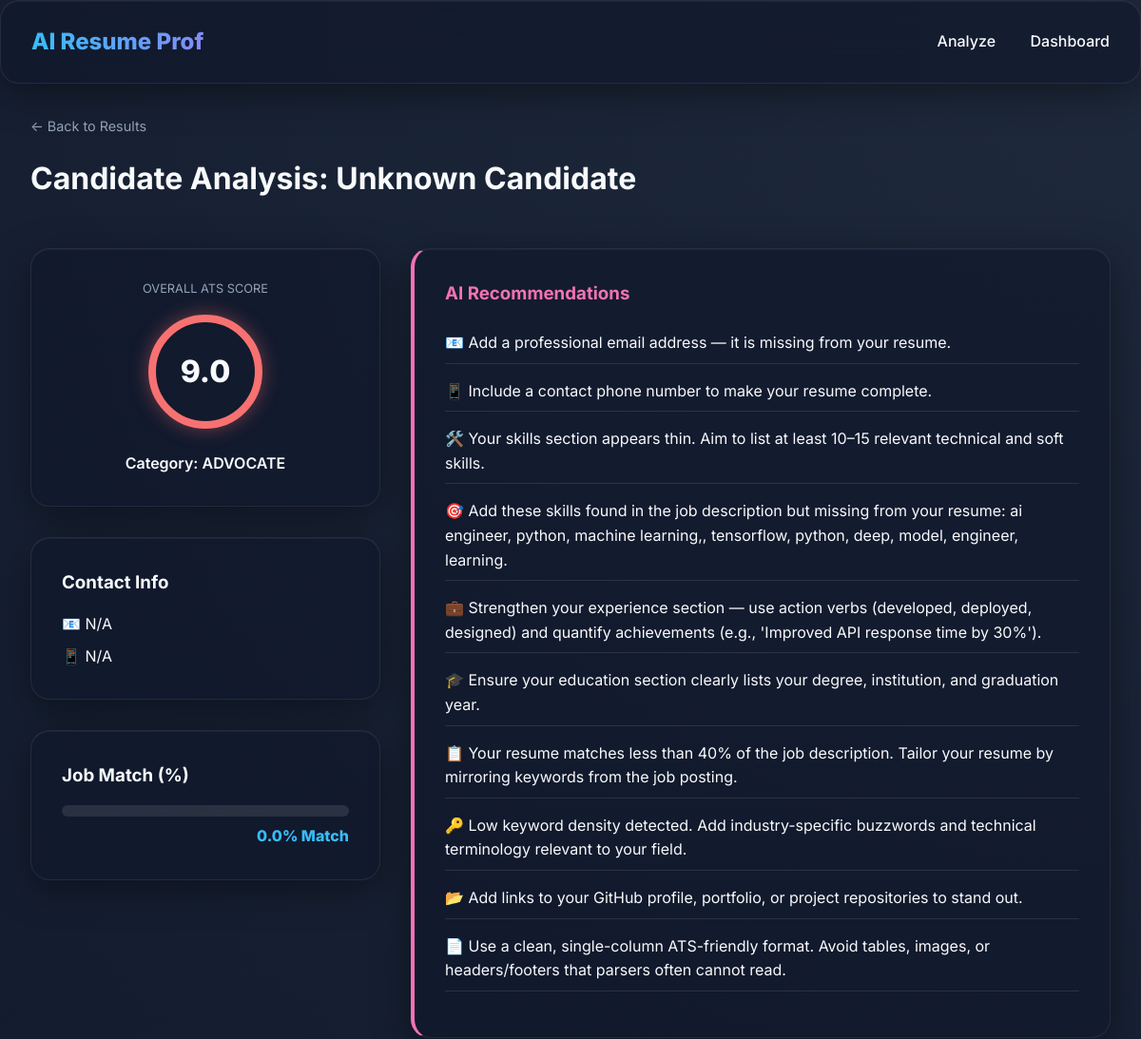
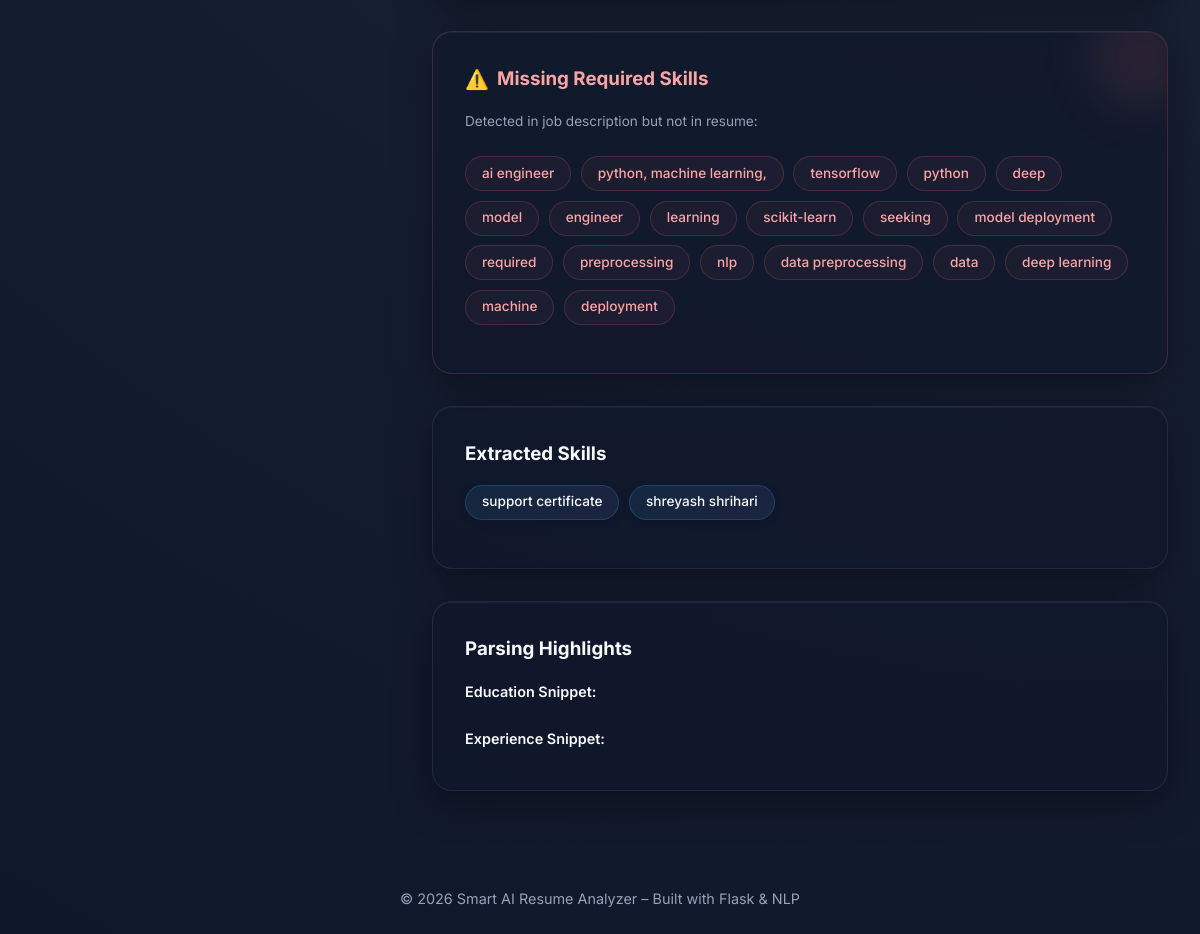
/analyze/2, run on the app's committed database (2 pictures, top to bottom).
### tables this page shows
CREATE TABLE candidates (
        id INTEGER PRIMARY KEY AUTOINCREMENT,
        name TEXT,
        email TEXT,
        phone TEXT,
        skills TEXT,          -- JSON string
        education TEXT,       -- JSON string
        experience TEXT,      -- JSON string
        ats_score REAL,
        prediction TEXT,      -- Category prediction
        match_score REAL,     -- Similarity to job description
        missing_skills TEXT,  -- JSON string
        recommendations TEXT, -- JSON string
        job_description TEXT, -- Reference JD
        filename TEXT,
        session_id TEXT       -- For grouping batch uploads
    );

### routes/analyze.py (the view)
@analyze_bp.route("/analyze/<int:candidate_id>")
def view_result(candidate_id):
    candidate = get_candidate_by_id(candidate_id)
    if not candidate:
        return "Not Found", 404
    return render_template("result.html", candidate=candidate)

### app.py (called while the page is built)
def create_app():
    app = Flask(__name__)
    app.config['UPLOAD_FOLDER'] = UPLOAD_FOLDER
    app.secret_key = SECRET_KEY
    os.makedirs(UPLOAD_FOLDER, exist_ok=True)
    app.register_blueprint(upload_bp)
    app.register_blueprint(analyze_bp)
    app.register_blueprint(dashboard_bp)
    @app.template_filter('from_json')
    def from_json_filter(value):
        try:
            return json.loads(value) if value else []
        except:
            return []
    @app.errorhandler(404)
    def page_not_found(e):
        return render_template('base.html', content="Error 404: Page Not Found"), 404
    return app

### database/db.py (called while the page is built)
def get_connection():
    conn = sqlite3.connect(DB_PATH)
    conn.row_factory = sqlite3.Row  # Access columns by name
    return conn

def get_candidate_by_id(candidate_id: int):
    conn = get_connection()
    cursor = conn.cursor()
    cursor.execute("SELECT * FROM candidates WHERE id = ?", (candidate_id,))
    row = cursor.fetchone()
    conn.close()
    return dict(row) if row else None

### templates/result.html (shortened to what this page needs)
{% extends "base.html" %}
{% block content %}
<div style="margin-bottom: 3rem;">
    <a href="{{ url_for('upload.ranking') }}" style="color: var(--text-dim); text-decoration: none; font-size: 0.9rem;">&larr; Back to Results</a>
    <h1 style="margin-top: 1rem;">Candidate Analysis: {{ candidate.name }}</h1>
</div>
<div style="display: grid; grid-template-columns: 1fr 2fr; gap: 2rem;">
    <div>
        <div class="glass card" style="text-align: center; margin-bottom: 2rem;">
            <p style="color: var(--text-dim); margin-bottom: 1rem; text-transform: uppercase; font-size: 0.8rem;">Overall ATS Score</p>
            <div class="score-circle {% if candidate.ats_score > 70 %}border-success{% elif candidate.ats_score > 40 %}border-warning{% else %}border-danger{% endif %}">
                {{ candidate.ats_score }}
            </div>
            <p style="font-weight: 600;">Category: {{ candidate.prediction }}</p>
        </div>
        <div class="glass card" style="margin-bottom: 2rem;">
            <h3 style="margin-bottom: 1rem;">Contact Info</h3>
            <p style="margin-bottom: 0.5rem;">📧 {{ candidate.email or 'N/A' }}</p>
            <p>📱 {{ candidate.phone or 'N/A' }}</p>
        </div>
        <div class="glass card">
            <h3 style="margin-bottom: 1rem;">Job Match (%)</h3>
            <div style="width: 100%; background: rgba(255,255,255,0.1); border-radius: 1rem; height: 12px; margin-bottom: 0.5rem;">
            </div>
            <p style="font-weight: 800; text-align: right; color: var(--primary);">{{ candidate.match_score }}% Match</p>
        </div>
    </div>
    <div>
        <div class="glass card" style="margin-bottom: 2rem; border-left: 4px solid var(--accent);">
            <h3 style="margin-bottom: 1.5rem; color: var(--accent);">AI Recommendations</h3>
            <ul style="list-style: none;">
                {% for rec in (candidate.recommendations|from_json) %}
                <li style="margin-bottom: 1rem; border-bottom: 1px solid var(--glass-border); padding-bottom: 0.5rem;">{{ rec }}</li>
                {% endfor %}
            </ul>
        </div>
        <div class="glass card" style="margin-bottom: 2rem; position: relative; overflow: hidden; border: 1px solid rgba(248, 113, 113, 0.2);">
            <div style="position: absolute; top: -50px; right: -50px; width: 150px; height: 150px; background: radial-gradient(circle, rgba(248, 113, 113, 0.15) 0%, transparent 70%); border-radius: 50%; filter: blur(20px); pointer-events: none;"></div>
            <h3 style="margin-bottom: 1rem; color: #fca5a5; display: flex; align-items: center; gap: 0.5rem;"><span style="font-size:1.2rem;">⚠️</span> Missing Required Skills</h3>
            <p style="color: var(--text-dim); margin-bottom: 1.5rem; font-size: 0.85rem;">Detected in job description but not in resume:</p>
            <div class="tag-cloud">
                {% for skill in (candidate.missing_skills|from_json) %}
                <span class="tag missing">{{ skill }}</span>
                {% endfor %}
            </div>
        </div>
        <div class="glass card" style="margin-bottom: 2rem;">
            <h3 style="margin-bottom: 1rem;">Extracted Skills</h3>
            <div class="tag-cloud">
                {% for skill in (candidate.skills|from_json) %}
                <span class="tag">{{ skill }}</span>
                {% endfor %}
            </div>
        </div>
        <div class="glass card">
            <h3 style="margin-bottom: 1rem;">Parsing Highlights</h3>
            <div style="font-size: 0.9rem;">
                <p style="font-weight: 600; margin-bottom: 0.5rem;">Education Snippet:</p>
                <p style="font-weight: 600; margin-bottom: 0.5rem;">Experience Snippet:</p>
            </div>
        </div>
    </div>
</div>
{% endblock %}

### static/css/main.css (style rules this page uses)
:root { --bg-dark: #0f172a; --bg-card: rgba(30, 41, 59, 0.7); --primary: #38bdf8; --primary-glow: rgba(56, 189, 248, 0.3); --secondary: #818cf8; --accent: #f472b6; --text-main: #f8fafc; --text-dim: #94a3b8; --success: #34d399; --warning: #fbbf24; --danger: #f87171; --glass-border: rgba(255, 255, 255, 0.1); }
* { margin: 0; padding: 0; box-sizing: border-box; font-family: 'Inter', system-ui, -apple-system, sans-serif; }
body { background: radial-gradient(circle at top right, #1e293b, #0f172a); color: var(--text-main); min-height: 100vh; line-height: 1.6; overflow-x: hidden; }
.glass { background: rgba(15, 23, 42, 0.6); backdrop-filter: blur(24px); -webkit-backdrop-filter: blur(24px); border: 1px solid rgba(255, 255, 255, 0.08); border-radius: 1.25rem; box-shadow: 0 10px 40px 0 rgba(0, 0, 0, 0.4), inset 0 1px 0 0 rgba(255, 255, 255, 0.05); }
.score-circle { width: 120px; height: 120px; border-radius: 50%; border: 8px solid var(--primary); display: flex; align-items: center; justify-content: center; font-size: 2rem; font-weight: 800; margin: 0 auto 1.5rem; }
.border-danger { border-color: var(--danger) !important; box-shadow: 0 0 20px rgba(248, 113, 113, 0.4); }
.tag-cloud { display: flex; flex-wrap: wrap; gap: 0.6rem; margin: 1rem 0; }
.tag { padding: 0.35rem 1rem; background: linear-gradient(135deg, rgba(56, 189, 248, 0.1), rgba(129, 140, 248, 0.1)); border: 1px solid rgba(56, 189, 248, 0.2); border-radius: 2rem; font-size: 0.85rem; font-weight: 500; transition: all 0.3s ease; box-shadow: 0 2px 10px rgba(0,0,0,0.1); }
.tag.missing { background: linear-gradient(135deg, rgba(248, 113, 113, 0.05), rgba(244, 114, 182, 0.05)); border: 1px solid rgba(248, 113, 113, 0.2); color: #fca5a5; box-shadow: none; }
.card { padding: 2rem; margin-bottom: 2rem; }

### data on the page
candidates: name "Unknown Candidate", ats_score "9.0", prediction "ADVOCATE", match_score "0.0"

### other printed values
{{ candidate.email or 'N/A' }} "N/A"
{{ candidate.phone or 'N/A' }} "N/A"
{{ rec }} "📧 Add a professional email address — it is missing from your resume." "📱 Include a contact phone number to make your resume complete." "🛠️ Your skills section appears thin. Aim to list at least 10–15 relevant technical and soft skills." "🎯 Add these skills found in the job description but missing from your resume: ai engineer, python, machine learning,, tensorflow, python, deep, model, engineer, learning." "💼 Strengthen your experience section — use action verbs (developed, deployed, designed) and quantify achievements (e.g., 'Improved API response time by 30%')." "🎓 Ensure your education section clearly lists your degree, institution, and graduation year." "📋 Your resume matches less than 40% of the job description. Tailor your resume by mirroring keywords from the job posting." "🔑 Low keyword density detected. Add industry-specific buzzwords and technical terminology relevant to your field." "📂 Add links to your GitHub profile, portfolio, or project repositories to stand out." "📄 Use a clean, single-column ATS-friendly format. Avoid tables, images, or headers/footers that parsers often cannot read."
{{ skill }} "ai engineer" "python, machine learning," "tensorflow" "python" "deep" "model" "engineer" "learning" "scikit-learn" "seeking" "model deployment" "required" "preprocessing" "nlp" "data preprocessing" "data" "deep learning" "machine" "deployment"
{{ skill }} "support certificate" "shreyash shrihari"
